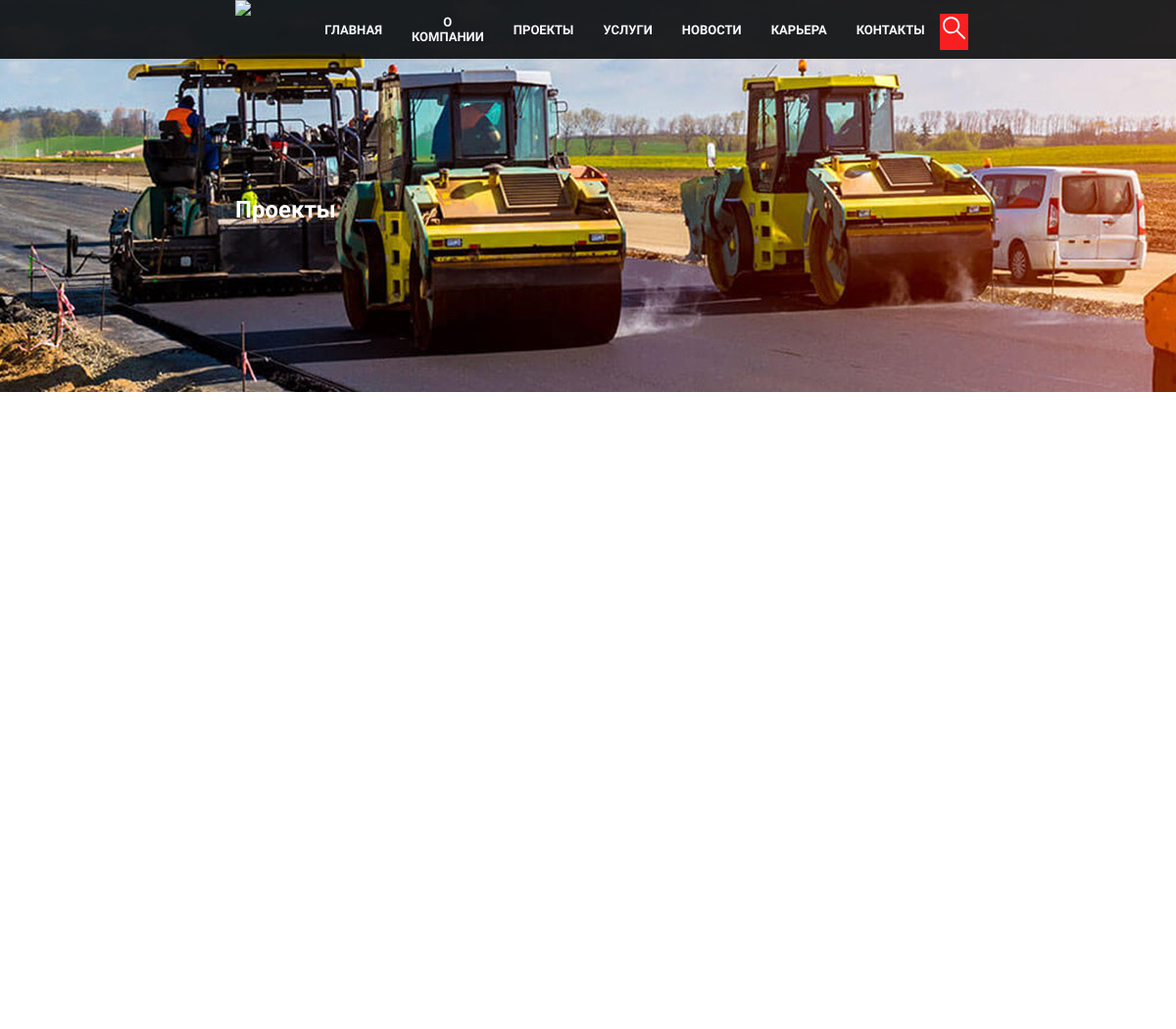
Before: /projects (upper part) with the older database file.
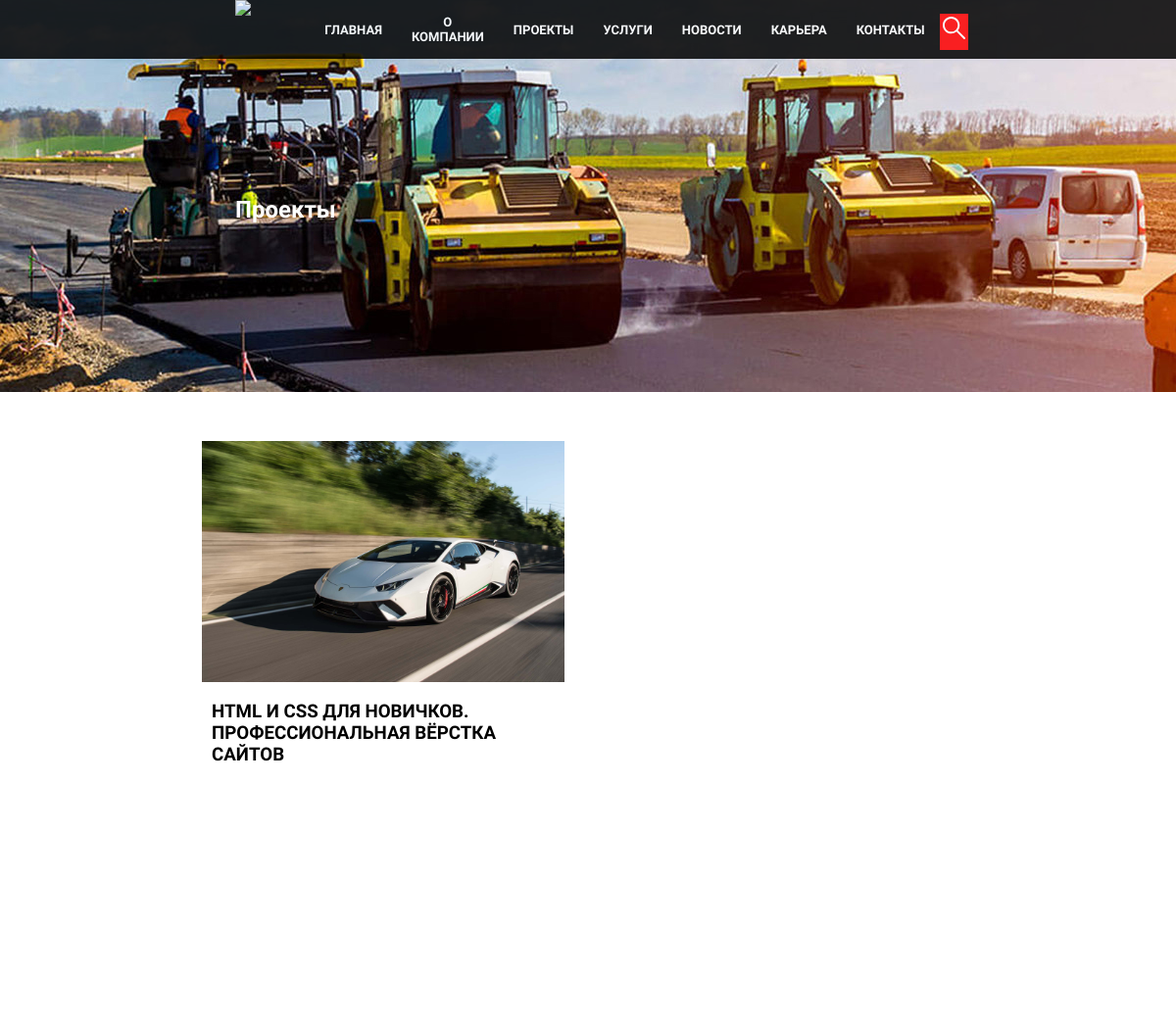
After: the same page with the newer database file.
### DMU/apps/main/models.py (models this page shows, shortened)
class Projects(models.Model):
	title = models.CharField('Title of project', max_length = 150)
	text = models.TextField('Text')
	image = models.ImageField('MAIN PHOTO', blank=True, upload_to="images/")
	video = models.FileField('VIDEO 3', upload_to='videos/', null=True, blank=True)
	text2 = models.TextField('Text 2', blank=True)
	image2 = models.ImageField('ADDITIOANL PHOTO', blank=True, upload_to="images/")
	video2 = models.FileField('VIDEO 2', upload_to='videos/', null=True, blank=True)
	text3 = models.TextField('Text 3', blank=True)
	image3 = models.ImageField('ADDITIOANL PHOTO 2', blank=True, upload_to="images/")
	video3 = models.FileField('VIDEO 3', upload_to='videos/', null=True, blank=True)
	text4 = models.TextField('Text 4', blank=True)
	pub_date = models.DateTimeField('Date of publish', default=timezone.now())
	@property
	def photo_url(self):
		if self.image and hasattr(self.image, 'url'):
			return self.image.url

### DMU/apps/main/views.py (the view)
# urls.py: path('projects', views.projects, name='projects'),
def projects(request):
	projects = Projects.objects.order_by('-pub_date')
	return render(request, 'main/projects.html', {'projects': projects})

### DMU/templates/main/projects.html (shortened to what this page needs)
{% extends 'index.html' %}
{% load static %}
{% block head %}
<head>
    <link rel="stylesheet" href="{% static 'styles/projects.css' %}">
    <link rel="stylesheet" href="{% static 'styles/HeaderAndFooterModul.css' %}">
</head>
{% endblock head %}
{% block content %}
    <section class="intro">
        <div class="main-main-title-of-page">
            <h1 class="title-of-page">Проекты</h1>
        </div>
    </section>
    <main class="list-of-projects">
        <div class="some-projects">
            {% if projects %}
            {% for a in projects %}
            <div class="project">
                <a href="{% url 'detail_project' a.id %}" class="link-to-project">
                    {% static "images/no_photo.jpg" as no_photo %}
                    <img src="{{ a.photo_url }}" alt="" class="project-image" width="370px" height="246px">
                    <h3 class="project-title">{{ a.title }}</h3>
                </a>
            </div>
            {% endfor %}
            {% endif %}
        </div>
    </main>
{% endblock content %}

Changed rows visible on the page:
added Projects: photo_url (picture), title "HTML И CSS ДЛЯ НОВИЧКОВ. ПРОФЕССИОНАЛЬНАЯ ВЁРСТКА САЙТОВ"
